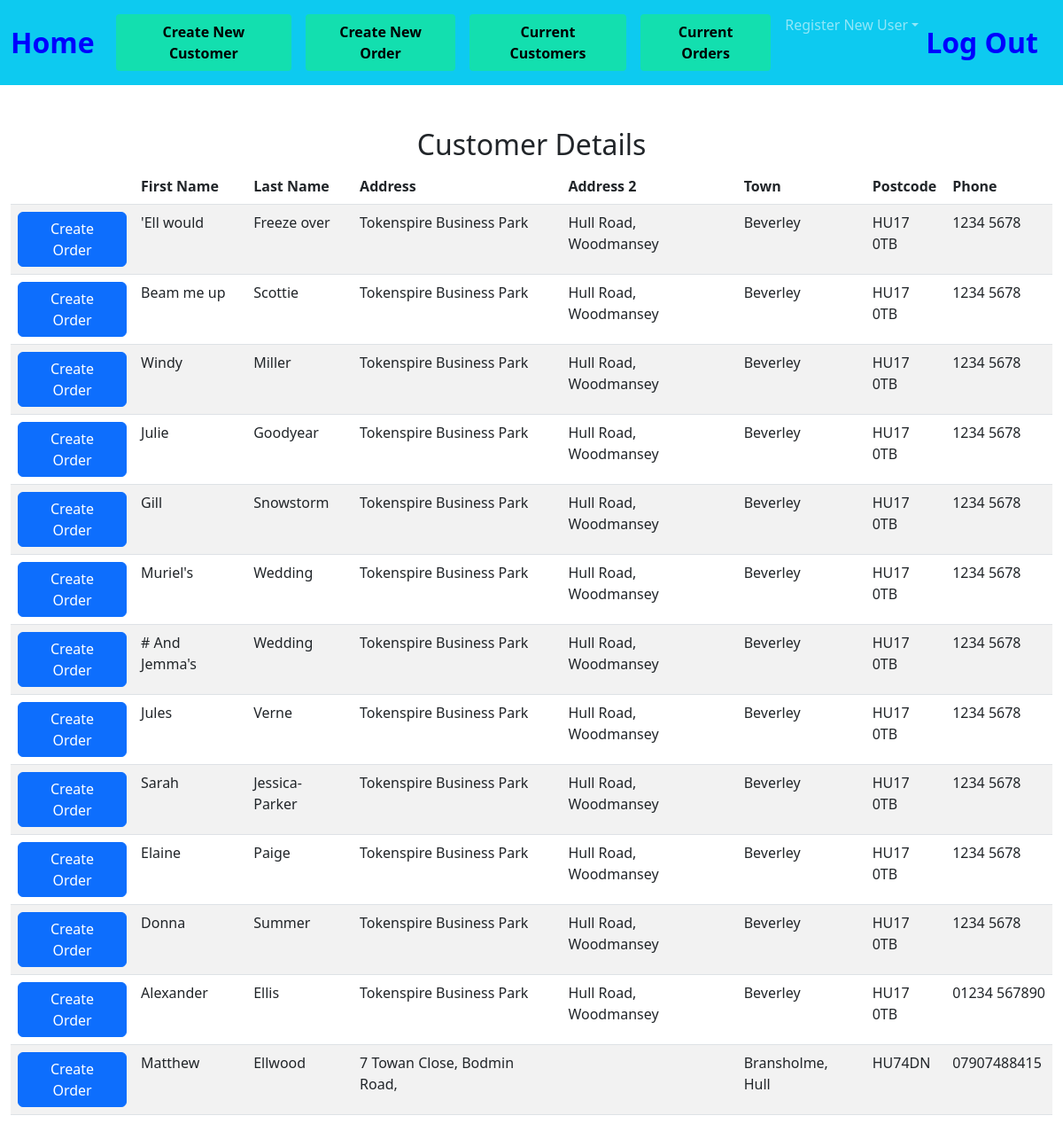
Before: /list_of_customers with the older database file.
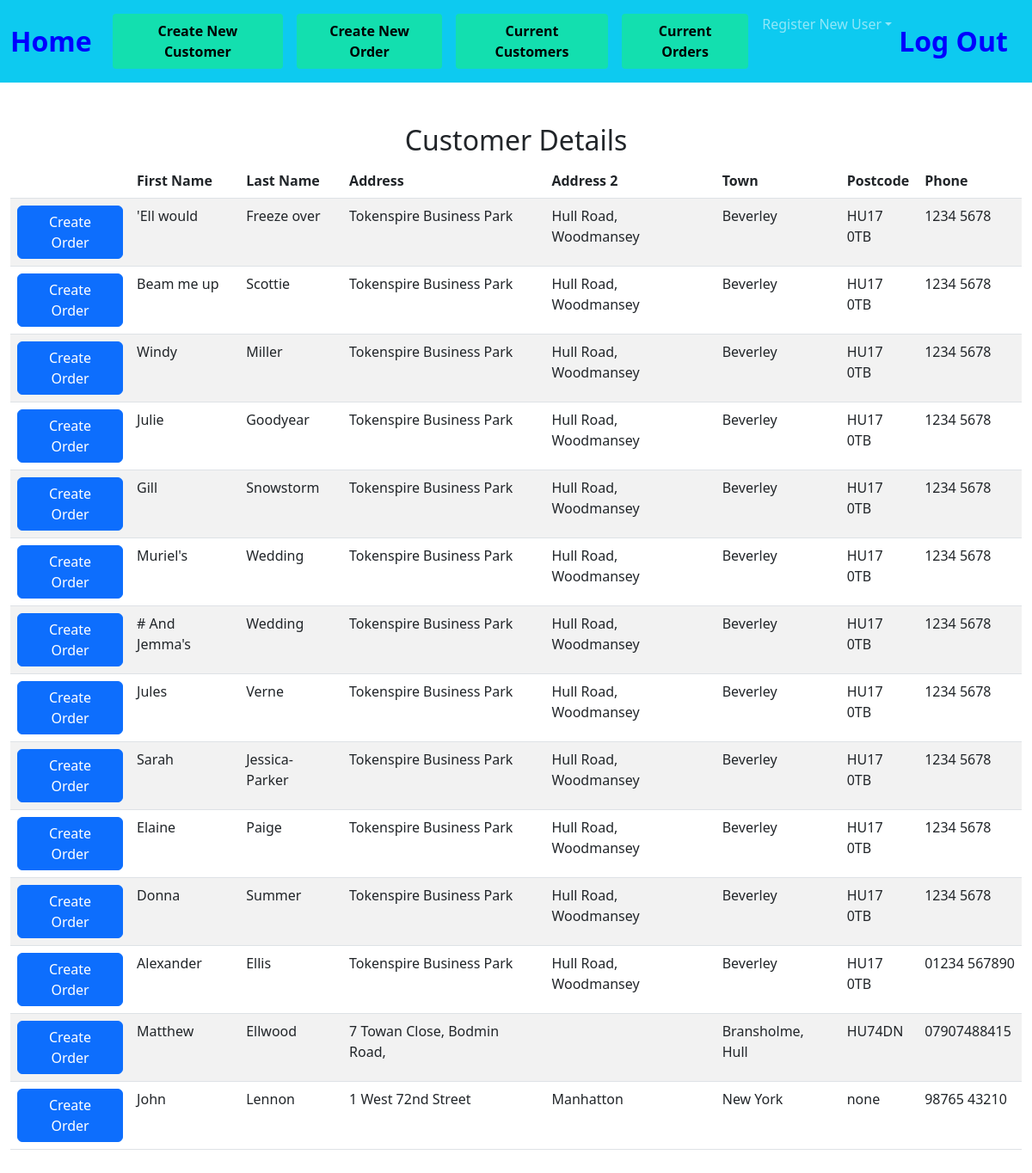
After: the same page with the newer database file.
### tables this page shows
CREATE TABLE customers(id INTEGER PRIMARY KEY AUTOINCREMENT NOT NULL, first_name TEXT, last_name TEXT, address_1 TEXT, address_2 TEXT, address_3 TEXT, postcode TEXT, telephone_1 TEXT, telephone_2 TEXT);

### app.py (the view)
@app.route("/list_of_customers", methods=["GET", "POST"])
def list_of_customers():
    if request.method == "POST":
        user = session["user"]
        customer_id = request.form.get("customer_id")
        detail = db.execute("select * from customers WHERE id = (?);", customer_id)
        return render_template("customer_order.html",customer_id = customer_id, detail = detail, user = user)
    else:
        detail = db.execute("select * from customers;")
        return render_template("list_of_customers.html",detail = detail)

### app.py (called while the page is built)
@app.after_request
def after_request(response):
    response.headers["Cache-Control"] = "no-cache, no-store, must-revalidate"
    response.headers["Expires"] = 0
    response.headers["Pragma"] = "no-cache"
    return response

### templates/list_of_customers.html (shortened to what this page needs)
{% extends "layout.html" %}
{% block main %}
<div class="section">
    <h2>Customer  Details</h2>
    <table class="table table-striped">
        <thead>
            <tr>
                <th></th>
                <th class="text-start">First Name</th>
                <th class="text-start">Last Name</th>
                <th class="text-start">Address</th>
                <th class="text-start">Address 2</th>
                <th class="text-start">Town</th>
                <th class="text-start">Postcode</th>
                <th class="text-start">Phone</th>
            </tr>
        </thead>
        <tbody>
            {% for row in detail %}
            <tr>
                <form action="/list_of_customers" method="POST">
                    <td><input type="hidden" name="customer_id" VALUE="{{ row['id'] }}"><button class="btn btn-primary" type="submit">Create Order</button></td>
                </form>
                <td class="text-start">{{ row["first_name"] }}</td>
                <td class="text-start">{{ row["last_name"] }}</td>
                <td class="text-start">{{ row["address_1"] }}</td>
                <td class="text-start">{{ row["address_2"] }}</td>
                <td class="text-start">{{ row["address_3"] }}</td>
                <td class="text-start">{{ row["postcode"] }}</td>
                <td class="text-start">{{ row["telephone_1"] }} {{ row["telephone_2"] }}</td>
                </tr>
            {% endfor %}
        </tbody>
    </div>
{% endblock %}

Changed rows visible on the page:
added customers: first_name "John", last_name "Lennon", address_1 "1 West 72nd Street", address_2 "Manhatton", address_3 "New York", postcode "none", telephone_1 "98765 43210"
